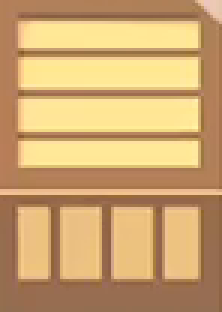
#> input picture hardware/tools/drive/games/eatventure_crate.png, 74 x 104 px (shown 3 times larger)
$ python eatventure_map.py eatventure_crate.png
#> lines starting #> are read from the running program, lines starting #| are printed output that depends on the picture; after the words box and inside, x2 and y2 are one past the last pixel; in counts of white or black regions, pixels touching at a corner belong together
### hardware/tools/drive/games/eatventure_bot.py
#!/usr/bin/env python3
"""Play the routine of Eatventure without a model in the loop: build/fly, crates, upgrades menu, station rounds, sweeps.

usage: python3 -I eatventure_bot.py [--minutes N] [--clicks N]    play (see eatventure.md for the rules it follows)
       python3 -I eatventure_bot.py --check PNG...                only print what it sees, tap nothing

Exit code 0: time is up. Exit code 2: it stopped on a screen it does not know and saved it as bot_stop.png in the
state dir; look at that and decide. Restaurants differ, so it knows no station positions or food pictures: arrows,
panels, buttons and crates are found by shape and colour, only the game's fixed bars and icons have coordinates.
"""
import argparse
import difflib
import json
import os
import random
import re
import subprocess
import threading
import sys
import time

import cv2
import numpy as np

sys.path.insert(0, os.path.dirname(os.path.dirname(os.path.abspath(__file__))))
import drive

# Fixed parts of the game's UI and the AssistiveTouch button (x0, y0, x1, y1): never a tap target. Tapping them opens
# shops, events or the iOS menu. Move the AssistiveTouch button and this list has to follow.
AT_LEFT = 590
NO_TAP = [(0, 0, 720, 172), (15, 130, 95, 210), (0, 230, 95, 330), (0, 350, 95, 450), (0, 1235, 95, 1335),
          (628, 230, 720, 330), (628, 350, 720, 450), (625, 475, 720, 570), (628, 590, 720, 690),
          (0, 1360, 720, 1558)]
BAR_BUTTONS = [67, 180, 360, 540]  # x of the bottom bar's blue buttons, at y 1430 (a new restaurant has no upgrades arrow yet)
UPGRADES = (652, 1445)
BADGE = (585, 1335, 645, 1395)  # the red arrow on it: something in the menu is affordable
NEXT = (67, 1430)  # the button at the bottom left: a build icon, or the plane as the last stage of a restaurant
NEXT_BADGE = (65, 1335, 130, 1395)  # the red arrow on it: it is active, and using it is the goal
TRUCK = (45, 400)  # the food delivery icon at the left edge: with the helper icon, the only overlays the bot may open
TRUCK_BADGE = (60, 335, 108, 380)  # its red "!": there is an order to pick (about 700 red pixels, none without it)
TRUCK_X = (600, 322)  # the close button of its dialog
TRUCK_RETRY = 300.0  # how long to leave it alone after its dialog held nothing to accept
HELPER = (45, 280)  # the person icon above the truck: invite a helper
HELPER_BADGE = (60, 215, 108, 260)  # its red "!"
HELPER_MIN = 4  # a helper's item below this level does not count (user's rule)
MENU_X = (612, 510)
MENU_ROWS = [625, 745, 865, 985]
MENU_BUY_X = 600  # right part of the price buttons: the pointer shows in the picture and must not hide the coin at x 510-545
MENU_COIN = (495, 555)  # the part of the top row's button that tells blue with a coin from grey, or gems, or an ad
ICON_OFFSET = 28  # a station's food icon sits this far right of and below its arrow
SETTLE = 3.0  # a tap usually shows in the picture after 1.5 to 3 s
WALK_SCROLL = os.environ.get("EATVENTURE_SCROLL", "alt2")  # alt1 twice: one alt1 scrolls very little  # a name from SCROLLS: what the walk through the restaurant uses
SCROLL_FLICKS = 2  # about 500 px: the free strip right of the fixed icons is 650 px tall (y 690-1340), so every spot passes it
FLICK_SHOW = 4.0  # after a flick, before comparing the picture
SLOT_RETRY = 120.0  # how long to leave an empty slot without an arrow alone that was not affordable
WATCH = 3.0  # how often to look at the screen while there is nothing to do
COOL = 25.0  # a station that had its turn is left alone this long (its arrow comes back once money does)
STALL = 150.0  # checked twice in a row: about 5 minutes without an action or a change of money means stuck
SHOW = 12.0  # but it can take 8 s or more: how long to look for what a tap should open


CRATE = cv2.imread(os.path.join(os.path.dirname(os.path.abspath(__file__)), "eatventure_crate.png"), cv2.IMREAD_GRAYSCALE)
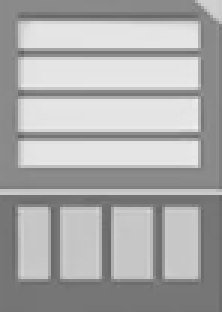
#> CRATE: shape (104, 74) (shown 3 times larger); min 97, max 238, mean 170.8
CRATE_MATCH = 0.72  # real crates 0.88 and up, half hidden ones too; nothing else above 0.56 (2026-11-06)


def blocked(x, y):
    return any(x0 <= x < x1 and y0 <= y < y1 for x0, y0, x1, y1 in NO_TAP)


def mask(img, lo, hi):
    return cv2.inRange(cv2.cvtColor(img, cv2.COLOR_BGR2HSV), np.array(lo), np.array(hi))


def blue_mask(img):
    return mask(img, (95, 120, 200), (112, 255, 255))


def components(m):
    """(x, y, w, h, area) of each connected blob."""
    return [tuple(int(v) for v in s) for s in cv2.connectedComponentsWithStats(m, connectivity=8)[2][1:]]


# [11 lines left out: function holds_arrow, not called in this run]


ARROW = cv2.imread(os.path.join(os.path.dirname(os.path.abspath(__file__)), "eatventure_arrow.png"))  # a clean one, 38x40
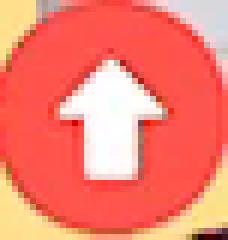
#> input picture hardware/tools/drive/games/eatventure_arrow.png, 38 x 40 px (shown 6 times larger)
#> ARROW is the input picture: shape (40, 38, 3); mean B, G, R 111.5, 127.3, 247.1
ARROW_MASK = np.zeros(ARROW.shape, np.uint8)  # only the circle: its corners show what lies behind it
cv2.circle(ARROW_MASK, (19, 20), 18, (255, 255, 255), -1)
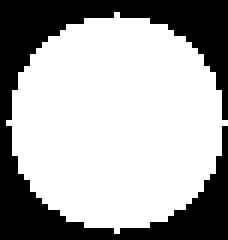
#> ARROW_MASK: shape (40, 38, 3) (shown 6 times larger); 66.4% white; 1 black region, box (x1, y1, x2, y2) and area: (0, 0, 38, 40) 511
ARROW_MATCH = 0.8


# [49 lines left out: functions merged_arrows, red_arrows, stations, not called in this run]


def badge(img):
    x0, y0, x1, y1 = BADGE
    return any(x0 <= x < x1 and y0 <= y < y1 for x, y in red_arrows(img))


def next_active(img):
    x0, y0, x1, y1 = NEXT_BADGE
    return any(x0 <= x < x1 and y0 <= y < y1 for x, y in red_arrows(img))


# [4 lines left out: function icon_ready, not called in this run]


DIGITS = cv2.imread(os.path.join(os.path.dirname(os.path.abspath(__file__)), "eatventure_digits.png"), cv2.IMREAD_GRAYSCALE)
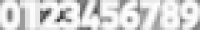
#> input picture hardware/tools/drive/games/eatventure_digits.png, 200 x 30 px
#> DIGITS is the input picture: shape (30, 200); min 54, max 255, mean 214.3
DIGIT_MATCH = 0.75  # real digits 0.79 and up, other digits at most 0.71 (2026-11-06)


# [216 lines left out: functions item_level, helper_items, helper_score, dialog_button, dialog_x, panel_button and 8 more, not called in this run]


def icon(img, x, y):
    """The food icon at a tap point: how a station is known again, because coordinates change with scrolling."""
    return cv2.cvtColor(img[max(y - 30, 0):y + 30, max(x - 30, 0):x + 30], cv2.COLOR_BGR2GRAY)


# [54 lines left out: functions same_icon, moved, at_end, same_view, ocr, not called in this run]


# Rows of the upgrades menu that drop crates: "+1 Koch", and tables by their title ("Kauf noch einen Tisch | +4 Kunden").
# Plain "+1 Kunde" and "+1 Auto" rows and speed-ups ("Koch wird schneller") drop none. German and English.
STAFF = re.compile(r"\+(\d+) (?:kellner|k[oö]ch|kassierer|barista|waiter|cook|chef|cashier)", re.I)
TABLE = re.compile(r"tisch|table", re.I)


# [11 lines left out: functions row_crates, menu_rows, not called in this run]


GOOD_NAME = re.compile(r"^[A-ZÄÖÜ][\w\- ]{3,}$")


# [12 lines left out: function read_station, not called in this run]


UNORDERED = 10 ** 9


class Memory:
    """What the bot learned, kept between runs: stations and how fast to click."""
    CADENCES = ["0.02", "0.05", "0.1", "0.2"]  # s after each click

    # [37 lines left out: functions __init__, save, station, order_of, not called in this run]

    def has_units(self):
        return any(re.search("[A-Za-z]", s.get("cost") or "") for s in self.d["stations"].values())

    # [15 lines left out: functions pick_cadence, learn_cadence, not called in this run]

    def unfinished(self):
        top = self.d["max_level"]  # a station at that level has no arrow, so nothing would ever look at it again
        return [k for k, v in self.d["stations"].items() if not v["max"] and not (top and v["level"] >= top)]

    def progress(self):
        st = self.d["stations"]
        return f"{len(st) - len(self.unfinished())}/{len(st)} maxed"


class Stop(Exception):
    pass


# Scroll gestures to compare from the web page: name -> (dy per gesture, pieces, hold after press, wait per piece, flicks).
# The restaurant moves opposite to the pointer: up = pointer moves down. The pointer returns unpressed afterwards.
SCROLLS = {  # name: dy, pieces, hold after press, wait per piece, flicks, pause before press, pause before release, x, y_up, y_down,
    # pause between flicks (and move the pointer back between them), jiggle the pointer before the first press, tap first
    "alt1": dict(dy=120, pieces=1, hold=0.0, wait=0.03, flicks=1, pre=0.0, end=0.0, x=540, yu=500, yd=900, gap=0.4, jiggle=False, tap=False),
    "alt2": dict(dy=120, pieces=1, hold=0.0, wait=0.03, flicks=2, pre=0.0, end=0.0, x=540, yu=500, yd=900, gap=0.4, jiggle=False, tap=False),
    "d200": dict(dy=200, pieces=1, hold=0.0, wait=0.03, flicks=1, pre=0.0, end=0.0, x=540, yu=500, yd=900, gap=0.4, jiggle=False, tap=False),   # alt1, a bigger jump
    "d300": dict(dy=300, pieces=1, hold=0.0, wait=0.03, flicks=1, pre=0.0, end=0.0, x=540, yu=400, yd=1000, gap=0.4, jiggle=False, tap=False),
    "d500": dict(dy=500, pieces=1, hold=0.0, wait=0.03, flicks=1, pre=0.0, end=0.0, x=540, yu=300, yd=1100, gap=0.4, jiggle=False, tap=False),
    "d800": dict(dy=800, pieces=1, hold=0.0, wait=0.03, flicks=1, pre=0.0, end=0.0, x=540, yu=250, yd=1150, gap=0.4, jiggle=False, tap=False),
    # swipes with acceleration (firmware `burst`: one report per number, 15 ms apart): slow start, fast release, so iOS
    # carries the momentum on like after a finger. The numbers are mouse counts per report; iOS accelerates fast reports.
    "f1": dict(burst=[5, 10, 20, 30, 40, 50], x=540, yu=400, yd=1100),
    "f2": dict(burst=[5, 10, 15, 25, 35, 50, 65, 80], x=540, yu=350, yd=1150),
    "f3": dict(burst=[10, 25, 45, 70, 100, 127], x=540, yu=300, yd=1200),
    "f4": dict(burst=[30, 60, 90, 127], x=540, yu=350, yd=1150),
    "f5": dict(burst=[3, 6, 9, 12, 15, 18, 21, 24, 27, 30], x=540, yu=400, yd=1100),
    # same start as alt1, only the length changes: where does a longer drag stop working?
    "e140": dict(dy=140, pieces=1, hold=0.0, wait=0.03, flicks=1, pre=0.0, end=0.0, x=540, yu=500, yd=900, gap=0.4, jiggle=False, tap=False),
    "e160": dict(dy=160, pieces=1, hold=0.0, wait=0.03, flicks=1, pre=0.0, end=0.0, x=540, yu=500, yd=900, gap=0.4, jiggle=False, tap=False),
    "e180": dict(dy=180, pieces=1, hold=0.0, wait=0.03, flicks=1, pre=0.0, end=0.0, x=540, yu=500, yd=900, gap=0.4, jiggle=False, tap=False),
    # chains: N short flicks (press, jump of 120, release, pointer back) in ONE serial session, `gap` s after each way back
    "c3a": dict(dy=120, pieces=1, hold=0.0, wait=0.03, flicks=3, pre=0.0, end=0.0, x=540, yu=500, yd=900, gap=0.10, jiggle=False, tap=False, chain=True),
    "c3b": dict(dy=120, pieces=1, hold=0.0, wait=0.03, flicks=3, pre=0.0, end=0.0, x=540, yu=500, yd=900, gap=0.25, jiggle=False, tap=False, chain=True),
    "c6a": dict(dy=120, pieces=1, hold=0.0, wait=0.03, flicks=6, pre=0.0, end=0.0, x=540, yu=500, yd=900, gap=0.10, jiggle=False, tap=False, chain=True),
    "c6b": dict(dy=120, pieces=1, hold=0.0, wait=0.03, flicks=6, pre=0.0, end=0.0, x=540, yu=500, yd=900, gap=0.25, jiggle=False, tap=False, chain=True),
    "c10a": dict(dy=120, pieces=1, hold=0.0, wait=0.03, flicks=10, pre=0.0, end=0.0, x=540, yu=500, yd=900, gap=0.10, jiggle=False, tap=False, chain=True),
    "alt3": dict(dy=120, pieces=1, hold=0.0, wait=0.03, flicks=3, pre=0.0, end=0.0, x=540, yu=500, yd=900, gap=0.4, jiggle=False, tap=False),
    "dbl": dict(dy=120, pieces=1, hold=0.0, wait=0.03, flicks=2, pre=0.0, end=0.0, x=540, yu=500, yd=900, gap=0.0, jiggle=False, tap=False),    # no pause, no way back
    "wake": dict(dy=120, pieces=1, hold=0.0, wait=0.03, flicks=1, pre=0.0, end=0.0, x=540, yu=500, yd=900, gap=0.4, jiggle=True, tap=False),   # a tiny move right before the press
    "tap": dict(dy=120, pieces=1, hold=0.0, wait=0.03, flicks=1, pre=0.0, end=0.0, x=400, yu=700, yd=700, gap=0.4, jiggle=False, tap=True),    # a click on plain floor first
    "left": dict(dy=120, pieces=1, hold=0.0, wait=0.03, flicks=2, pre=0.0, end=0.0, x=60, yu=560, yd=1100, gap=0.4, jiggle=False, tap=False),  # alt2 from the plain left strip
    "mid": dict(dy=120, pieces=1, hold=0.0, wait=0.03, flicks=2, pre=0.0, end=0.0, x=400, yu=700, yd=700, gap=0.4, jiggle=False, tap=False),   # alt2 from the kitchen floor
}


# [39 lines left out: function scroll_gesture, not called in this run]


class Aborted(Exception):
    """The web page asked to stop the running phase (or switched to manual while an automatic one ran)."""


MAP_MARKS = os.path.join(drive.STATE, "map_marks.jsonl")  # read by eatventure_map.py
MAP_LIVE = os.path.join(drive.STATE, "map_live.json")  # written by eatventure_ui.py after each picture
SAME_STATION = 70  # frame pixels on the map
MAP_REVISIT = 60.0  # a station out of view is visited at most this often: money comes in, but scrolling takes long
MAP_RESET = os.path.join(drive.STATE, "map_reset")  # touched here: eatventure_ui.py starts a new map
CONTROL = os.path.join(drive.STATE, "eatventure_control.json")  # written by eatventure_ui.py, read here
STATUS = os.path.join(drive.STATE, "eatventure_status.json")  # written here, read by eatventure_ui.py
STATUS_LOCK = threading.Lock()


class Bot:
    # [13 lines left out: function __init__, not called in this run]

    def log(self, *a):
        print(time.strftime("%H:%M:%S"), *a, flush=True)
        self.event("log", " ".join(str(x) for x in a))

    # [23 lines left out: function event, not called in this run]

    def decide(self, action, why, img=None):
        print(time.strftime("%H:%M:%S"), "->", action, "|", why, flush=True)
        self.event("decide", action, why, img if img is not None else self.frame())

    # [20 lines left out: functions frame, stop_unknown, guard, not called in this run]

    def click(self, x, y, n=1, wait=0.03):
        self.guard()
        drive.board(*drive.goto(x, y), *["click"] * n, wait=wait)

    # [36 lines left out: functions tap, wait_for, to_game, not called in this run]

    def tap_menu_x(self):
        self.click(*MENU_X)

    # [804 lines left out: functions open_crate, buy_menu, unlock, mark, note_panel, really_max and 31 more, not called in this run]


# [2 lines that do not run on import are left out]

### hardware/tools/drive/games/eatventure_map.py
#!/usr/bin/env python3
"""A schematic map of the current restaurant, built from the live picture, and where the screen is on it. No taps.

usage: python3 -I eatventure_map.py OUT_DIR PNG...     replay pictures, in order, and write the map to OUT_DIR

eatventure_ui.py runs it on live.png. Small tiles of each picture are looked for on the map and vote for the position
(people walking spoil some of them). Only still pictures are painted, a scroll leaves smeared ones, and the game's fixed
icons are left out. map_plan.png is that picture reduced to a few flat colours; stations, crates and empty slots are kept
as items, in pixels of the 720-wide frame with 0 at the top of the map. The bot adds names and levels through
map_marks.jsonl when it opens a station.
"""
import json
import os
import sys
import time

import cv2
import numpy as np

sys.path.insert(0, os.path.dirname(os.path.abspath(__file__)))
from eatventure_bot import NO_TAP, at_end, crates, screen, slots, stations

SCALE = 2  # the map keeps every second pixel
TOP, BOTTOM = 172, 1340  # the rows of a picture that scroll, between the fixed bars
VIEW = (TOP // SCALE, BOTTOM // SCALE)
TILE_W, TILE_H = 50, 50
TILE_XS = range(55, 250, 60)  # between the fixed icons on the left and right edges
TILE_DY = 60
MIN_STD = 12  # a plain tile (lawn, road) fits everywhere
MIN_SCORE = 0.9
MIN_CLEAR = 0.02  # how much better than its second best place a tile must fit
MIN_VOTES = 3  # few, in a crowded kitchen: fits() below still has to agree
MIN_SHARE = 0.35
MIN_FIT = 0.45  # the whole overlap must look like the map: right positions 0.55 and up, wrong ones at most 0.36 (2026-11-06)
MIN_OVERLAP = 60  # map rows
STILL = 1  # at most this many map pixels between two pictures: not scrolling
RESET_AFTER = 1200  # pictures of the game in a row that fit nowhere: the map is out of date. Open panels do not count
SAME_ITEM = 70  # frame pixels: closer than this is the same thing
GONE_AFTER = 3  # still pictures in a row without it: a crate or slot is gone
PLAN_CELL = 8  # map pixels per block of the plan
PLAN_COLOURS = 6
UNKNOWN = (235, 235, 235)


def usable():
    """False where the game's fixed icons lie over the restaurant."""
    m = np.ones((VIEW[1] - VIEW[0], 720 // SCALE), bool)
    for x0, y0, x1, y1 in NO_TAP:
        y0, y1 = max(y0 // SCALE - VIEW[0], 0), max(y1 // SCALE - VIEW[0], 0)
        m[y0:y1, x0 // SCALE:x1 // SCALE] = False
    return m


USABLE = usable()


# [53 lines left out: functions locate, fits, plan, not called in this run]


class RestaurantMap:
    def __init__(self, out_dir):
        self.png = os.path.join(out_dir, "map.png")
        self.plan_png = os.path.join(out_dir, "map_plan.png")
        self.meta = os.path.join(out_dir, "map.json")
        self.marks = os.path.join(out_dir, "map_marks.jsonl")
        self.marks_at = os.path.getsize(self.marks) if os.path.exists(self.marks) else 0
        self.prev = None  # the last picture's view, grey
        self.state, self.votes = "start", 0
        self.lost_for, self.saved_at, self.dirty, self.refresh = 0, 0.0, False, False
        self.clear()
        try:
            with open(self.meta) as f:
                m = json.load(f)
            saved = cv2.imread(self.png, cv2.IMREAD_UNCHANGED)
            if saved is not None and saved.shape[2] == 4:
                self.colour, self.known = saved[..., :3], saved[..., 3] > 0
                self.grey = cv2.cvtColor(self.colour, cv2.COLOR_BGR2GRAY)
                self.top_seen, self.bottom_seen, self.items = m["top_seen"], m["bottom_seen"], m["items"]
        except (OSError, ValueError, KeyError):
            pass

    def clear(self):
        self.colour, self.grey, self.known, self.pos = None, None, None, None
        self.top_seen, self.bottom_seen, self.items, self.pending = False, False, [], []

    # [76 lines left out: functions reset, feed, lost, grow, paint, not called in this run]

    def to_map(self, x, y):
        return int(x), int(self.pos * SCALE + y - TOP)

    # [88 lines left out: functions near, add, look, read_marks, place_marks, info, not called in this run]

    def save(self, force=False):
#> called with force = True
        if not self.dirty or not (force or time.time() - self.saved_at > 3):
            return
        self.saved_at, self.dirty = time.time(), False
        if self.colour is None:
            for p in (self.png, self.plan_png, self.meta):
                if os.path.exists(p):
                    os.remove(p)
            return
        for path, img in ((self.png, np.dstack([self.colour, self.known.astype(np.uint8) * 255])),
                          (self.plan_png, plan(self.colour, self.known))):
            tmp = path + ".tmp.png"
            cv2.imwrite(tmp, img)
            os.replace(tmp, path)
        with open(self.meta + ".tmp", "w") as f:
            json.dump(self.info(), f)
        os.replace(self.meta + ".tmp", self.meta)


def main():
    out, paths = sys.argv[1], sys.argv[2:]
    os.makedirs(out, exist_ok=True)
    m = RestaurantMap(out)
    for p in paths:
        img = cv2.imread(p)
        if img is not None:
            m.feed(img)
            print(os.path.basename(p), {k: v for k, v in m.info().items() if k != "items"}, len(m.items))
    m.dirty = True
    m.save(True)


if __name__ == "__main__":
    main()
